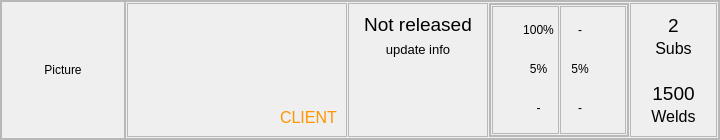
<?xml version="1.0" encoding="UTF-8"?>
<ui version="4.0">
 <class>Form</class>
 <widget class="QWidget" name="Form">
  <property name="geometry">
   <rect>
    <x>0</x>
    <y>0</y>
    <width>720</width>
    <height>140</height>
   </rect>
  </property>
  <property name="windowTitle">
   <string>Form</string>
  </property>
  <property name="styleSheet">
   <string notr="true">font: &quot;Microsoft YaHei&quot;;</string>
  </property>
  <layout class="QVBoxLayout" name="verticalLayout_4">
   <property name="spacing">
    <number>0</number>
   </property>
   <property name="leftMargin">
    <number>0</number>
   </property>
   <property name="topMargin">
    <number>0</number>
   </property>
   <property name="rightMargin">
    <number>0</number>
   </property>
   <property name="bottomMargin">
    <number>0</number>
   </property>
   <item>
    <widget class="QFrame" name="mainFrame">
     <property name="sizePolicy">
      <sizepolicy hsizetype="Fixed" vsizetype="Fixed">
       <horstretch>0</horstretch>
       <verstretch>0</verstretch>
      </sizepolicy>
     </property>
     <property name="minimumSize">
      <size>
       <width>720</width>
       <height>140</height>
      </size>
     </property>
     <property name="frameShape">
      <enum>QFrame::StyledPanel</enum>
     </property>
     <property name="frameShadow">
      <enum>QFrame::Raised</enum>
     </property>
     <layout class="QHBoxLayout" name="horizontalLayout_2">
      <property name="spacing">
       <number>0</number>
      </property>
      <property name="leftMargin">
       <number>0</number>
      </property>
      <property name="topMargin">
       <number>0</number>
      </property>
      <property name="rightMargin">
       <number>0</number>
      </property>
      <property name="bottomMargin">
       <number>0</number>
      </property>
      <item alignment="Qt::AlignLeft">
       <widget class="QFrame" name="frame">
        <property name="frameShape">
         <enum>QFrame::StyledPanel</enum>
        </property>
        <property name="frameShadow">
         <enum>QFrame::Raised</enum>
        </property>
        <layout class="QVBoxLayout" name="verticalLayout">
         <property name="spacing">
          <number>1</number>
         </property>
         <property name="leftMargin">
          <number>1</number>
         </property>
         <property name="topMargin">
          <number>1</number>
         </property>
         <property name="rightMargin">
          <number>1</number>
         </property>
         <property name="bottomMargin">
          <number>1</number>
         </property>
         <item alignment="Qt::AlignHCenter|Qt::AlignVCenter">
          <widget class="QLabel" name="constructionPicture">
           <property name="minimumSize">
            <size>
             <width>120</width>
             <height>120</height>
            </size>
           </property>
           <property name="text">
            <string>Picture</string>
           </property>
           <property name="alignment">
            <set>Qt::AlignCenter</set>
           </property>
          </widget>
         </item>
        </layout>
       </widget>
      </item>
      <item>
       <widget class="QFrame" name="frame_2">
        <property name="sizePolicy">
         <sizepolicy hsizetype="Expanding" vsizetype="Preferred">
          <horstretch>0</horstretch>
          <verstretch>0</verstretch>
         </sizepolicy>
        </property>
        <property name="frameShape">
         <enum>QFrame::StyledPanel</enum>
        </property>
        <property name="frameShadow">
         <enum>QFrame::Raised</enum>
        </property>
        <layout class="QHBoxLayout" name="horizontalLayout_3">
         <property name="spacing">
          <number>1</number>
         </property>
         <property name="leftMargin">
          <number>1</number>
         </property>
         <property name="topMargin">
          <number>1</number>
         </property>
         <property name="rightMargin">
          <number>1</number>
         </property>
         <property name="bottomMargin">
          <number>1</number>
         </property>
         <item>
          <widget class="QFrame" name="frame_4">
           <property name="minimumSize">
            <size>
             <width>220</width>
             <height>0</height>
            </size>
           </property>
           <property name="maximumSize">
            <size>
             <width>16777215</width>
             <height>16777215</height>
            </size>
           </property>
           <property name="frameShape">
            <enum>QFrame::StyledPanel</enum>
           </property>
           <property name="frameShadow">
            <enum>QFrame::Raised</enum>
           </property>
           <layout class="QVBoxLayout" name="verticalLayout_2">
            <property name="spacing">
             <number>1</number>
            </property>
            <item>
             <widget class="QLabel" name="constructionName">
              <property name="sizePolicy">
               <sizepolicy hsizetype="Preferred" vsizetype="Preferred">
                <horstretch>0</horstretch>
                <verstretch>0</verstretch>
               </sizepolicy>
              </property>
              <property name="minimumSize">
               <size>
                <width>0</width>
                <height>20</height>
               </size>
              </property>
              <property name="font">
               <font>
                <pointsize>12</pointsize>
                <weight>50</weight>
                <italic>false</italic>
                <bold>false</bold>
               </font>
              </property>
              <property name="text">
               <string/>
              </property>
             </widget>
            </item>
            <item>
             <widget class="QLabel" name="constructionTag">
              <property name="minimumSize">
               <size>
                <width>0</width>
                <height>20</height>
               </size>
              </property>
              <property name="font">
               <font>
                <weight>50</weight>
                <italic>false</italic>
                <bold>false</bold>
               </font>
              </property>
              <property name="text">
               <string/>
              </property>
              <property name="indent">
               <number>10</number>
              </property>
             </widget>
            </item>
            <item>
             <widget class="QLabel" name="seriesSize">
              <property name="minimumSize">
               <size>
                <width>0</width>
                <height>20</height>
               </size>
              </property>
              <property name="font">
               <font>
                <pointsize>10</pointsize>
                <weight>50</weight>
                <italic>false</italic>
                <bold>false</bold>
               </font>
              </property>
              <property name="text">
               <string/>
              </property>
              <property name="indent">
               <number>20</number>
              </property>
             </widget>
            </item>
            <item>
             <spacer name="verticalSpacer_2">
              <property name="orientation">
               <enum>Qt::Vertical</enum>
              </property>
              <property name="sizeHint" stdset="0">
               <size>
                <width>20</width>
                <height>40</height>
               </size>
              </property>
             </spacer>
            </item>
            <item alignment="Qt::AlignRight">
             <widget class="QLabel" name="clientLbl">
              <property name="font">
               <font>
                <pointsize>12</pointsize>
                <weight>50</weight>
                <italic>false</italic>
                <bold>false</bold>
               </font>
              </property>
              <property name="styleSheet">
               <string notr="true">color: rgb(255, 150, 0);</string>
              </property>
              <property name="text">
               <string>CLIENT</string>
              </property>
             </widget>
            </item>
           </layout>
          </widget>
         </item>
         <item>
          <widget class="QFrame" name="frame_5">
           <property name="minimumSize">
            <size>
             <width>140</width>
             <height>0</height>
            </size>
           </property>
           <property name="frameShape">
            <enum>QFrame::StyledPanel</enum>
           </property>
           <property name="frameShadow">
            <enum>QFrame::Raised</enum>
           </property>
           <layout class="QVBoxLayout" name="verticalLayout_3">
            <item>
             <widget class="QLabel" name="label">
              <property name="font">
               <font>
                <pointsize>14</pointsize>
                <weight>50</weight>
                <italic>false</italic>
                <bold>false</bold>
               </font>
              </property>
              <property name="text">
               <string>Not released</string>
              </property>
              <property name="alignment">
               <set>Qt::AlignCenter</set>
              </property>
             </widget>
            </item>
            <item>
             <widget class="QLabel" name="label_2">
              <property name="font">
               <font>
                <pointsize>10</pointsize>
                <weight>50</weight>
                <italic>false</italic>
                <bold>false</bold>
               </font>
              </property>
              <property name="text">
               <string>update info</string>
              </property>
              <property name="alignment">
               <set>Qt::AlignCenter</set>
              </property>
             </widget>
            </item>
            <item>
             <spacer name="verticalSpacer">
              <property name="orientation">
               <enum>Qt::Vertical</enum>
              </property>
              <property name="sizeHint" stdset="0">
               <size>
                <width>20</width>
                <height>40</height>
               </size>
              </property>
             </spacer>
            </item>
           </layout>
          </widget>
         </item>
         <item>
          <widget class="QFrame" name="frame_3">
           <property name="minimumSize">
            <size>
             <width>140</width>
             <height>0</height>
            </size>
           </property>
           <property name="frameShape">
            <enum>QFrame::StyledPanel</enum>
           </property>
           <property name="frameShadow">
            <enum>QFrame::Raised</enum>
           </property>
           <layout class="QVBoxLayout" name="verticalLayout_5">
            <property name="spacing">
             <number>0</number>
            </property>
            <property name="leftMargin">
             <number>0</number>
            </property>
            <property name="topMargin">
             <number>0</number>
            </property>
            <property name="rightMargin">
             <number>0</number>
            </property>
            <property name="bottomMargin">
             <number>0</number>
            </property>
            <item>
             <widget class="QFrame" name="frame_7">
              <property name="styleSheet">
               <string notr="true">QLabel{
	font: 9pt;
}</string>
              </property>
              <property name="frameShape">
               <enum>QFrame::StyledPanel</enum>
              </property>
              <property name="frameShadow">
               <enum>QFrame::Raised</enum>
              </property>
              <layout class="QHBoxLayout" name="horizontalLayout_4">
               <property name="spacing">
                <number>1</number>
               </property>
               <property name="leftMargin">
                <number>1</number>
               </property>
               <property name="topMargin">
                <number>1</number>
               </property>
               <property name="rightMargin">
                <number>1</number>
               </property>
               <property name="bottomMargin">
                <number>1</number>
               </property>
               <item>
                <widget class="QFrame" name="frame_10">
                 <property name="frameShape">
                  <enum>QFrame::StyledPanel</enum>
                 </property>
                 <property name="frameShadow">
                  <enum>QFrame::Raised</enum>
                 </property>
                 <layout class="QGridLayout" name="gridLayout_3">
                  <property name="leftMargin">
                   <number>1</number>
                  </property>
                  <property name="topMargin">
                   <number>1</number>
                  </property>
                  <property name="rightMargin">
                   <number>1</number>
                  </property>
                  <property name="bottomMargin">
                   <number>1</number>
                  </property>
                  <property name="horizontalSpacing">
                   <number>1</number>
                  </property>
                  <property name="verticalSpacing">
                   <number>5</number>
                  </property>
                  <item row="0" column="1">
                   <widget class="QLabel" name="vtLevelLbl">
                    <property name="text">
                     <string>100%</string>
                    </property>
                    <property name="alignment">
                     <set>Qt::AlignCenter</set>
                    </property>
                   </widget>
                  </item>
                  <item row="0" column="0">
                   <widget class="QLabel" name="label_11">
                    <property name="maximumSize">
                     <size>
                      <width>25</width>
                      <height>25</height>
                     </size>
                    </property>
                    <property name="text">
                     <string/>
                    </property>
                    <property name="pixmap">
                     <pixmap resource="../resources.qrc">:/Icons/Icons/testingMethodsIcon_vt.png</pixmap>
                    </property>
                    <property name="scaledContents">
                     <bool>true</bool>
                    </property>
                   </widget>
                  </item>
                  <item row="1" column="0">
                   <widget class="QLabel" name="label_12">
                    <property name="maximumSize">
                     <size>
                      <width>25</width>
                      <height>25</height>
                     </size>
                    </property>
                    <property name="text">
                     <string/>
                    </property>
                    <property name="pixmap">
                     <pixmap resource="../resources.qrc">:/Icons/Icons/testingMethodsIcon_pt.png</pixmap>
                    </property>
                    <property name="scaledContents">
                     <bool>true</bool>
                    </property>
                   </widget>
                  </item>
                  <item row="1" column="1">
                   <widget class="QLabel" name="ptLevelLbl">
                    <property name="text">
                     <string>5%</string>
                    </property>
                    <property name="alignment">
                     <set>Qt::AlignCenter</set>
                    </property>
                   </widget>
                  </item>
                  <item row="2" column="0">
                   <widget class="QLabel" name="label_15">
                    <property name="maximumSize">
                     <size>
                      <width>25</width>
                      <height>25</height>
                     </size>
                    </property>
                    <property name="text">
                     <string/>
                    </property>
                    <property name="pixmap">
                     <pixmap resource="../resources.qrc">:/Icons/Icons/testingMethodsIcon_mt.png</pixmap>
                    </property>
                    <property name="scaledContents">
                     <bool>true</bool>
                    </property>
                   </widget>
                  </item>
                  <item row="2" column="1">
                   <widget class="QLabel" name="mtLevelLbl">
                    <property name="text">
                     <string>-</string>
                    </property>
                    <property name="alignment">
                     <set>Qt::AlignCenter</set>
                    </property>
                   </widget>
                  </item>
                 </layout>
                </widget>
               </item>
               <item>
                <widget class="QFrame" name="frame_8">
                 <property name="frameShape">
                  <enum>QFrame::StyledPanel</enum>
                 </property>
                 <property name="frameShadow">
                  <enum>QFrame::Raised</enum>
                 </property>
                 <layout class="QGridLayout" name="gridLayout_2">
                  <property name="leftMargin">
                   <number>1</number>
                  </property>
                  <property name="topMargin">
                   <number>1</number>
                  </property>
                  <property name="rightMargin">
                   <number>1</number>
                  </property>
                  <property name="bottomMargin">
                   <number>1</number>
                  </property>
                  <property name="horizontalSpacing">
                   <number>1</number>
                  </property>
                  <property name="verticalSpacing">
                   <number>5</number>
                  </property>
                  <item row="1" column="1">
                   <widget class="QLabel" name="label_10">
                    <property name="maximumSize">
                     <size>
                      <width>25</width>
                      <height>25</height>
                     </size>
                    </property>
                    <property name="text">
                     <string/>
                    </property>
                    <property name="pixmap">
                     <pixmap resource="../resources.qrc">:/Icons/Icons/testingMethodsIcon_rt.png</pixmap>
                    </property>
                    <property name="scaledContents">
                     <bool>true</bool>
                    </property>
                   </widget>
                  </item>
                  <item row="0" column="1">
                   <widget class="QLabel" name="label_8">
                    <property name="maximumSize">
                     <size>
                      <width>25</width>
                      <height>25</height>
                     </size>
                    </property>
                    <property name="text">
                     <string/>
                    </property>
                    <property name="pixmap">
                     <pixmap resource="../resources.qrc">:/Icons/Icons/testingMethodsIcon_ut.png</pixmap>
                    </property>
                    <property name="scaledContents">
                     <bool>true</bool>
                    </property>
                   </widget>
                  </item>
                  <item row="2" column="1">
                   <widget class="QLabel" name="label_16">
                    <property name="maximumSize">
                     <size>
                      <width>25</width>
                      <height>25</height>
                     </size>
                    </property>
                    <property name="text">
                     <string/>
                    </property>
                    <property name="pixmap">
                     <pixmap resource="../resources.qrc">:/Icons/Icons/testingMethodsIcon_lt.png</pixmap>
                    </property>
                    <property name="scaledContents">
                     <bool>true</bool>
                    </property>
                   </widget>
                  </item>
                  <item row="2" column="0">
                   <widget class="QLabel" name="ltLevelLbl">
                    <property name="text">
                     <string>-</string>
                    </property>
                    <property name="alignment">
                     <set>Qt::AlignCenter</set>
                    </property>
                   </widget>
                  </item>
                  <item row="1" column="0">
                   <widget class="QLabel" name="rtLevelLbl">
                    <property name="text">
                     <string>5%</string>
                    </property>
                    <property name="alignment">
                     <set>Qt::AlignCenter</set>
                    </property>
                   </widget>
                  </item>
                  <item row="0" column="0">
                   <widget class="QLabel" name="utLevelLbl">
                    <property name="text">
                     <string>-</string>
                    </property>
                    <property name="alignment">
                     <set>Qt::AlignCenter</set>
                    </property>
                   </widget>
                  </item>
                 </layout>
                </widget>
               </item>
              </layout>
             </widget>
            </item>
           </layout>
          </widget>
         </item>
         <item>
          <widget class="QFrame" name="frame_6">
           <property name="frameShape">
            <enum>QFrame::StyledPanel</enum>
           </property>
           <property name="frameShadow">
            <enum>QFrame::Raised</enum>
           </property>
           <layout class="QVBoxLayout" name="verticalLayout_6">
            <property name="spacing">
             <number>2</number>
            </property>
            <property name="leftMargin">
             <number>2</number>
            </property>
            <property name="topMargin">
             <number>10</number>
            </property>
            <property name="rightMargin">
             <number>2</number>
            </property>
            <property name="bottomMargin">
             <number>10</number>
            </property>
            <item>
             <widget class="QLabel" name="label_4">
              <property name="font">
               <font>
                <pointsize>14</pointsize>
                <weight>50</weight>
                <italic>false</italic>
                <bold>false</bold>
               </font>
              </property>
              <property name="text">
               <string>2</string>
              </property>
              <property name="alignment">
               <set>Qt::AlignCenter</set>
              </property>
             </widget>
            </item>
            <item>
             <widget class="QLabel" name="label_5">
              <property name="font">
               <font>
                <pointsize>12</pointsize>
                <weight>50</weight>
                <italic>false</italic>
                <bold>false</bold>
               </font>
              </property>
              <property name="text">
               <string>Subs</string>
              </property>
              <property name="alignment">
               <set>Qt::AlignCenter</set>
              </property>
             </widget>
            </item>
            <item>
             <spacer name="verticalSpacer_3">
              <property name="orientation">
               <enum>Qt::Vertical</enum>
              </property>
              <property name="sizeHint" stdset="0">
               <size>
                <width>20</width>
                <height>40</height>
               </size>
              </property>
             </spacer>
            </item>
            <item>
             <widget class="QLabel" name="label_7">
              <property name="font">
               <font>
                <pointsize>14</pointsize>
                <weight>50</weight>
                <italic>false</italic>
                <bold>false</bold>
               </font>
              </property>
              <property name="text">
               <string>1500</string>
              </property>
              <property name="alignment">
               <set>Qt::AlignCenter</set>
              </property>
             </widget>
            </item>
            <item>
             <widget class="QLabel" name="label_6">
              <property name="font">
               <font>
                <pointsize>12</pointsize>
                <weight>50</weight>
                <italic>false</italic>
                <bold>false</bold>
               </font>
              </property>
              <property name="text">
               <string>Welds</string>
              </property>
              <property name="alignment">
               <set>Qt::AlignCenter</set>
              </property>
             </widget>
            </item>
           </layout>
          </widget>
         </item>
        </layout>
       </widget>
      </item>
     </layout>
    </widget>
   </item>
  </layout>
 </widget>
 <resources>
  <include location="../resources.qrc"/>
  <include location="../resources.qrc"/>
  <include location="../resources.qrc"/>
  <include location="../resources.qrc"/>
 </resources>
 <connections/>
</ui>
